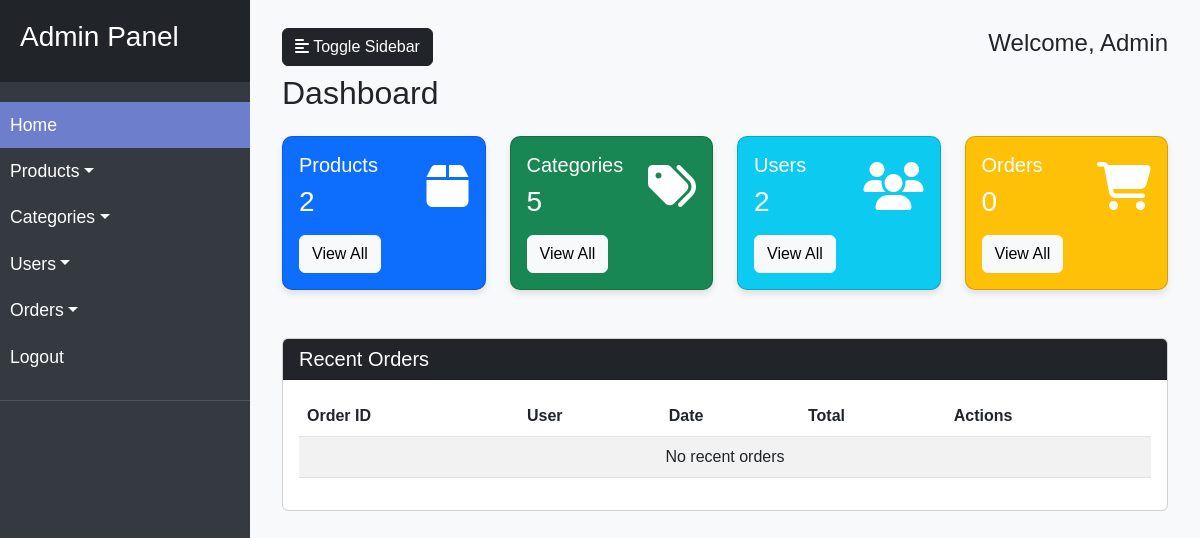
/admin.php (signed in), run on an earlier commit of the app's database.
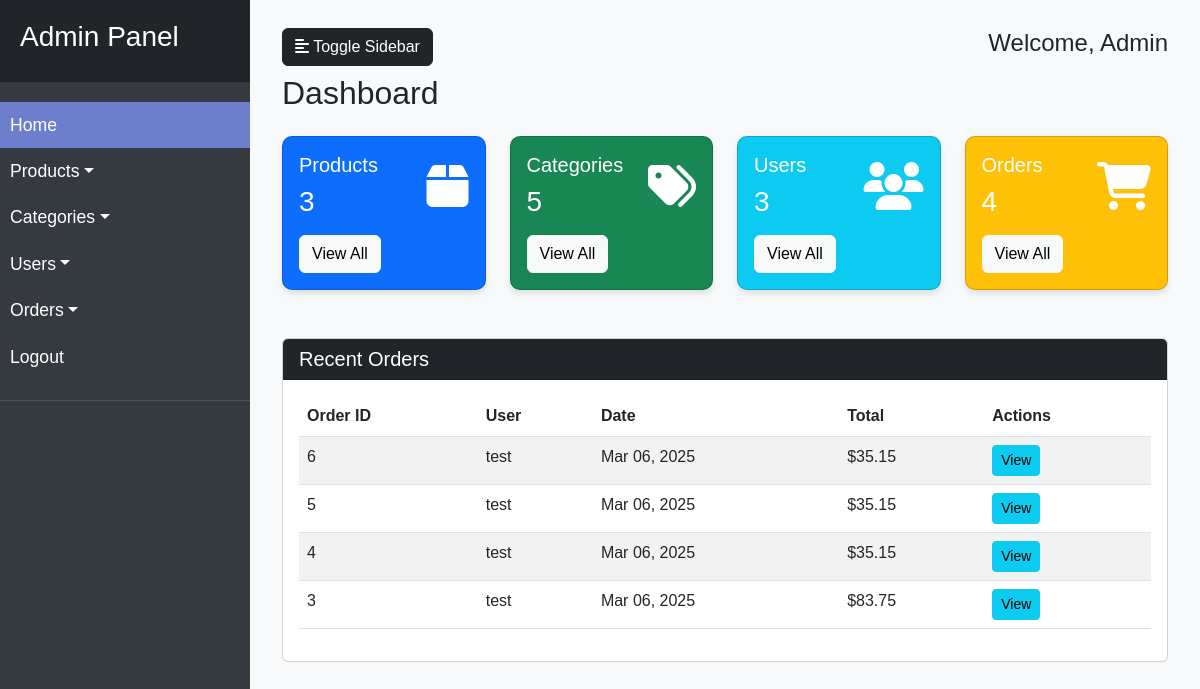
And on a later commit of the database.
### tables this page shows
CREATE TABLE `orders` (
  `OrderID` int(11) NOT NULL,
  `UserID` int(11) DEFAULT NULL,
  `OrderDate` timestamp NOT NULL DEFAULT current_timestamp(),
  `TotalAmount` decimal(10,2) NOT NULL,
  `delivery_date` date DEFAULT NULL,
  `delivery_status` varchar(50) DEFAULT 'Pending',
  `shipping_address` varchar(255) NOT NULL,
  `payment_method` varchar(50) NOT NULL
);

CREATE TABLE `users` (
  `UserID` int(11) NOT NULL,
  `Username` varchar(50) NOT NULL,
  `Password` varchar(255) NOT NULL,
  `Email` varchar(100) NOT NULL,
  `PhoneNumber` varchar(20) DEFAULT NULL,
  `Role` enum('customer','admin') DEFAULT 'customer'
);

### admin.php (the view, shortened to what the changed rows need)
<?php
require_once 'db_connection.php';
?>
<!DOCTYPE html>
<html lang="en">
<head>
    <link href="https://cdn.jsdelivr.net/npm/bootstrap@5.3.0-alpha1/dist/css/bootstrap.min.css" rel="stylesheet">
    <link rel="stylesheet" href="https://cdnjs.cloudflare.com/ajax/libs/font-awesome/6.4.0/css/all.min.css">
</head>
<body>
    <div class="wrapper">
        <div id="content">
            <div class="container-fluid">
                <h2 class="mb-4">Dashboard</h2>
                <div class="row">
                    <?php
                    $productCount = $conn->query("SELECT COUNT(*) as count FROM products")->fetch_assoc()['count'];
                    $userCount = $conn->query("SELECT COUNT(*) as count FROM users")->fetch_assoc()['count'];
                    $orderCount = $conn->query("SELECT COUNT(*) as count FROM orders")->fetch_assoc()['count'];
                    ?>
                    <div class="col-md-3 mb-4">
                        <div class="card dashboard-card bg-primary text-white">
                            <div class="card-body">
                                <div class="d-flex justify-content-between align-items-center">
                                    <div>
                                        <h5 class="card-title">Products</h5>
                                        <h3 class="mb-0"><?php echo $productCount; ?></h3>
                                    </div>
                                </div>
                            </div>
                        </div>
                    </div>
                    <div class="col-md-3 mb-4">
                        <div class="card dashboard-card bg-info text-white">
                            <div class="card-body">
                                <div class="d-flex justify-content-between align-items-center">
                                    <div>
                                        <h5 class="card-title">Users</h5>
                                        <h3 class="mb-0"><?php echo $userCount; ?></h3>
                                    </div>
                                </div>
                            </div>
                        </div>
                    </div>
                    <div class="col-md-3 mb-4">
                        <div class="card dashboard-card bg-warning text-white">
                            <div class="card-body">
                                <div class="d-flex justify-content-between align-items-center">
                                    <div>
                                        <h5 class="card-title">Orders</h5>
                                        <h3 class="mb-0"><?php echo $orderCount; ?></h3>
                                    </div>
                                </div>
                            </div>
                        </div>
                    </div>
                </div>
                <div class="row mt-4">
                    <div class="col-md-12">
                        <div class="card">
                            <div class="card-body">
                                <table class="table table-striped">
                                    <thead>
                                        <tr>
                                            <th>Order ID</th>
                                            <th>User</th>
                                            <th>Date</th>
                                            <th>Total</th>
                                            <th>Actions</th>
                                        </tr>
                                    </thead>
                                    <tbody>
                                        <?php
                                        $recentOrders = $conn->query("
                                            SELECT o.OrderID, u.Username, o.OrderDate, o.TotalAmount
                                            FROM orders o
                                            LEFT JOIN users u ON o.UserID = u.UserID
                                            ORDER BY o.OrderDate DESC
                                            LIMIT 5
                                        ");
                                        if ($recentOrders->num_rows > 0) {
                                            while($order = $recentOrders->fetch_assoc()) {
                                                echo "<tr>";
                                                echo "<td>" . $order['OrderID'] . "</td>";
                                                echo "<td>" . ($order['Username'] ?? 'Guest') . "</td>";
                                                echo "<td>" . date('M d, Y', strtotime($order['OrderDate'])) . "</td>";
                                                echo "<td>$" . number_format($order['TotalAmount'], 2) . "</td>";
                                                echo "<td>
                                                    <a href='view_order.php?id=" . $order['OrderID'] . "' class='btn btn-sm btn-info'>View</a>
                                                </td>";
                                                echo "</tr>";
                                            }
                                        } else {
                                            echo "<tr><td colspan='5' class='text-center'>No recent orders</td></tr>";
                                        }
                                        ?>
                                    </tbody>
                                </table>
                            </div>
                        </div>
                    </div>
                </div>
            </div>
        </div>
    </div>
</body>
</html>

What changed in the data, as far as the page shows it:
added orders: OrderID "6", UserID.Username "test", OrderDate "Mar 06, 2025", TotalAmount "35.15"
added orders: OrderID "5", UserID.Username "test", OrderDate "Mar 06, 2025", TotalAmount "35.15"
added orders: OrderID "4", UserID.Username "test", OrderDate "Mar 06, 2025", TotalAmount "35.15"
added orders: OrderID "3", UserID.Username "test", OrderDate "Mar 06, 2025", TotalAmount "83.75"
Also different on the page:
$productCount: "2" → "3"
$userCount: "2" → "3"
$orderCount: "0" → "4"
text no longer shown: "No recent orders"
